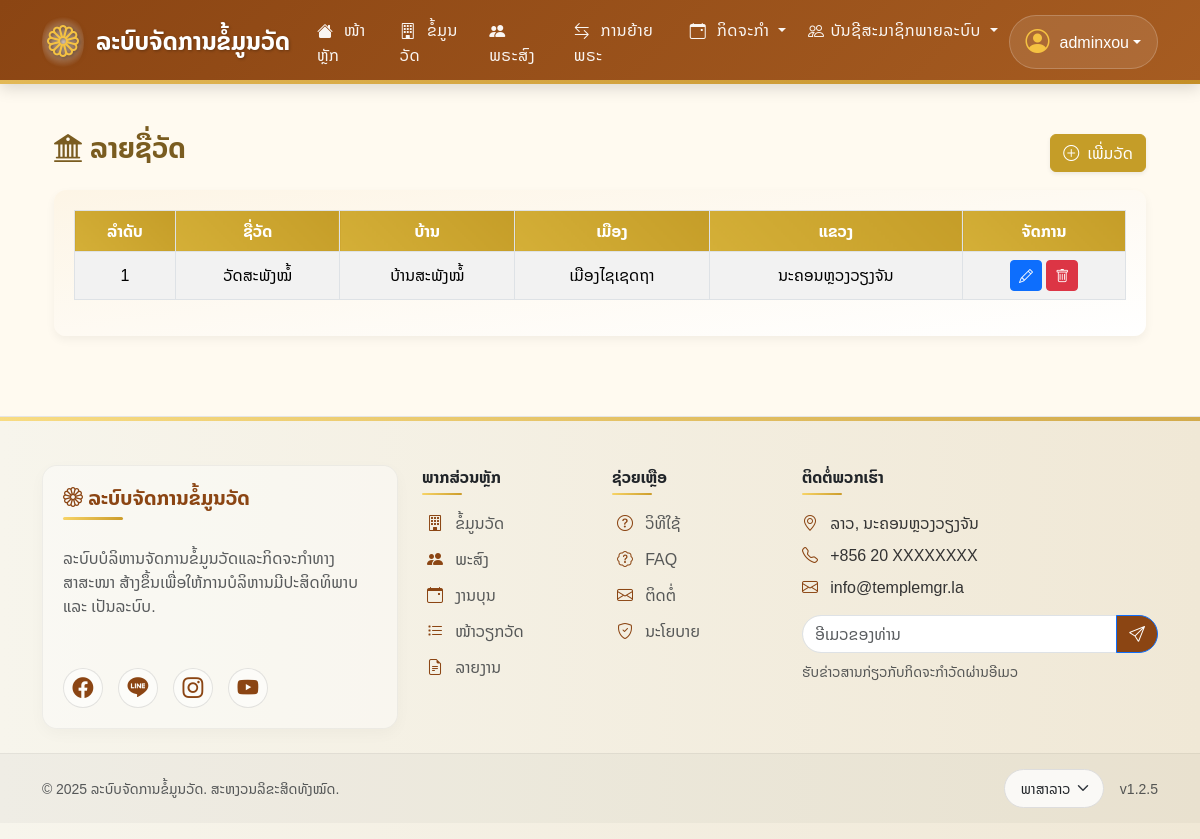
The app's page /temples/list.php (signed in) with its own data.
### tables this page shows
CREATE TABLE `temples` (
  `temple_id` int(11) NOT NULL,
  `temple_name` varchar(150) NOT NULL,
  `village` varchar(100) DEFAULT NULL,
  `district` varchar(100) DEFAULT NULL,
  `province` varchar(100) DEFAULT NULL,
  `created_at` timestamp NULL DEFAULT current_timestamp(),
  `updated_at` timestamp NULL DEFAULT current_timestamp() ON UPDATE current_timestamp()
);

### temples/list.php (the view, shortened to what this page needs)
<?php
include '../includes/header.php';
$stmt = $conn->query("SELECT * FROM temples ORDER BY temple_id DESC");
?>
<div class="container mt-4 mb-5">
  <div class="d-flex justify-content-between align-items-center mb-3">
    <h3 class="text-brown fw-bold"><i class="bi bi-bank2 me-2"></i>ລາຍຊື່ວັດ</h3>
    <a href="add.php" class="btn btn-success shadow-sm">
      <i class="bi bi-plus-circle me-1"></i> ເພີ່ມວັດ
    </a>
  </div>
  <div class="card-temple">
    <div class="table-responsive">
      <table class="table table-bordered table-striped text-center align-middle">
        <thead>
          <tr>
            <th>ລຳດັບ</th>
            <th>ຊື່ວັດ</th>
            <th>ບ້ານ</th>
            <th>ເມືອງ</th>
            <th>ແຂວງ</th>
            <th>ຈັດການ</th>
          </tr>
        </thead>
        <tbody>
          <?php $i = 1; while ($row = $stmt->fetch_assoc()): ?>
            <tr>
              <td><?= $i++ ?></td>
              <td><?= htmlspecialchars($row['temple_name']) ?></td>
              <td><?= htmlspecialchars($row['village']) ?></td>
              <td><?= htmlspecialchars($row['district']) ?></td>
              <td><?= htmlspecialchars($row['province']) ?></td>
              <td>
                <a href="edit.php?id=<?= $row['temple_id'] ?>" class="btn btn-sm btn btn-primary" title="ແກ້ໄຂ">
                  <i class="bi bi-pencil"></i>
                </a>
                <button onclick="confirmDelete(<?= $row['temple_id'] ?>)" class="btn btn-sm btn btn-danger" title="ລົບ">
                  <i class="bi bi-trash"></i>
                </button>
              </td>
            </tr>
          <?php endwhile; ?>
        </tbody>
      </table>
    </div>
  </div>
</div>
<?php include '../includes/footer.php'; ?>

### includes/header.php (style rules this page uses)
:root { --primary-color: #8b4513; --primary-dark: #6a340f; --primary-light: #a65c21; --secondary-color: #f5c242; --secondary-dark: #e0af30; --accent-color: #ffc107; --background-color: #fffaf0; --text-color: #333; --header-height: 75px; --gold-gradient: linear-gradient(135deg, #f8d568, #cb9b29); --wood-gradient: linear-gradient(135deg,rgb(139, 69, 19), #a65c21); }
body { font-family: 'Noto Sans Lao', sans-serif; background-color: var(--background-color); color: var(--text-color); overflow-x: hidden; }

### temples/list.php (style rules this page uses)
.text-brown { color: #7a5c20; }
.btn-success { background-color: #c59d28; border-color: #c59d28; }
.card-temple { background: linear-gradient(to bottom right, #fdf5e6, #fff); border-radius: 12px; padding: 20px; box-shadow: 0 4px 10px rgba(0,0,0,0.05); }
.table th { background: linear-gradient(45deg, #d4af37, #c59d28); color: #fff; }

### records on screen
temples: temple_name "ວັດສະພັງໝໍ້", village "ບ້ານສະພັງໝໍ້", district "ເມືອງໄຊເຊດຖາ", province "ນະຄອນຫຼວງວຽງຈັນ"

### other values on screen
$userName "adminxou"
